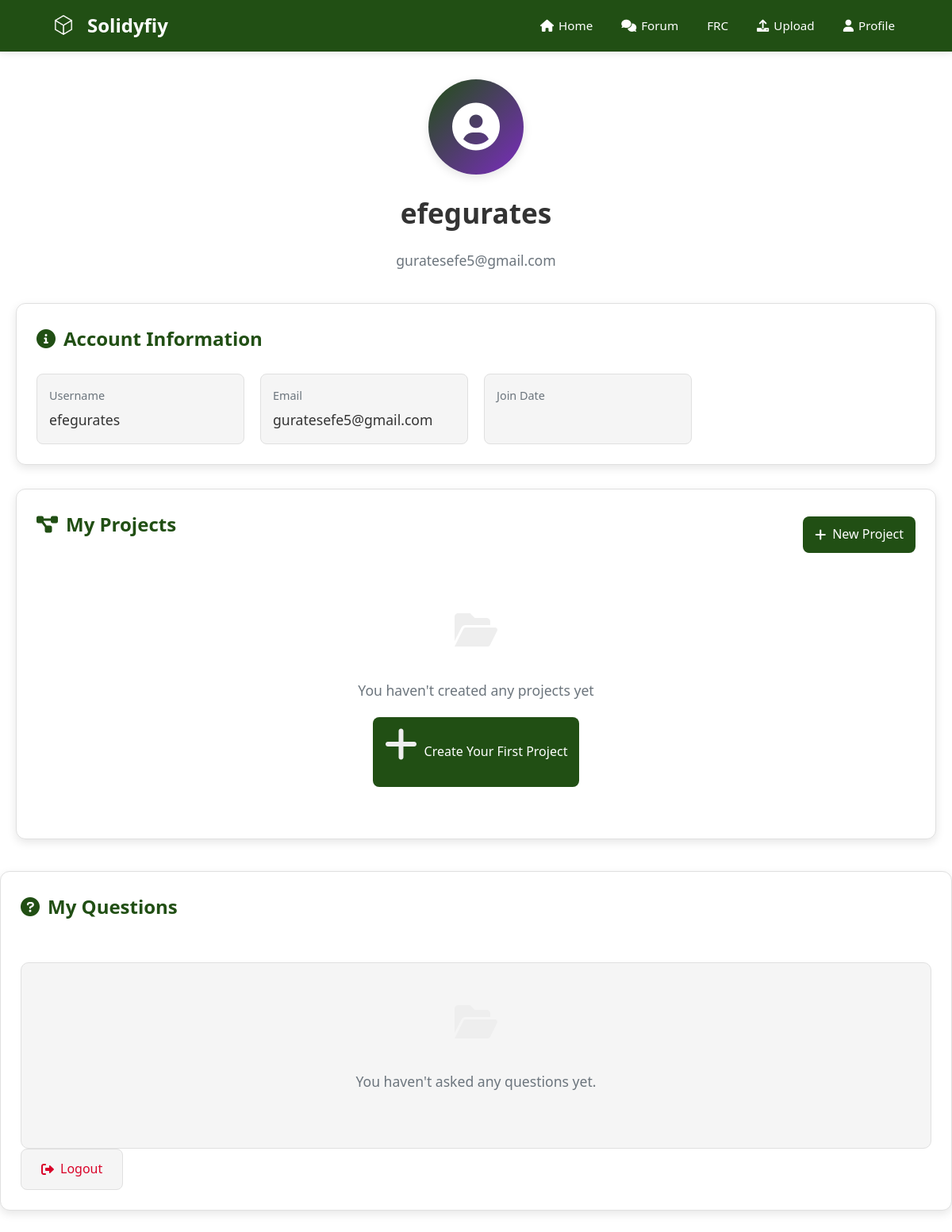
The app's page /profile (signed in), older data.
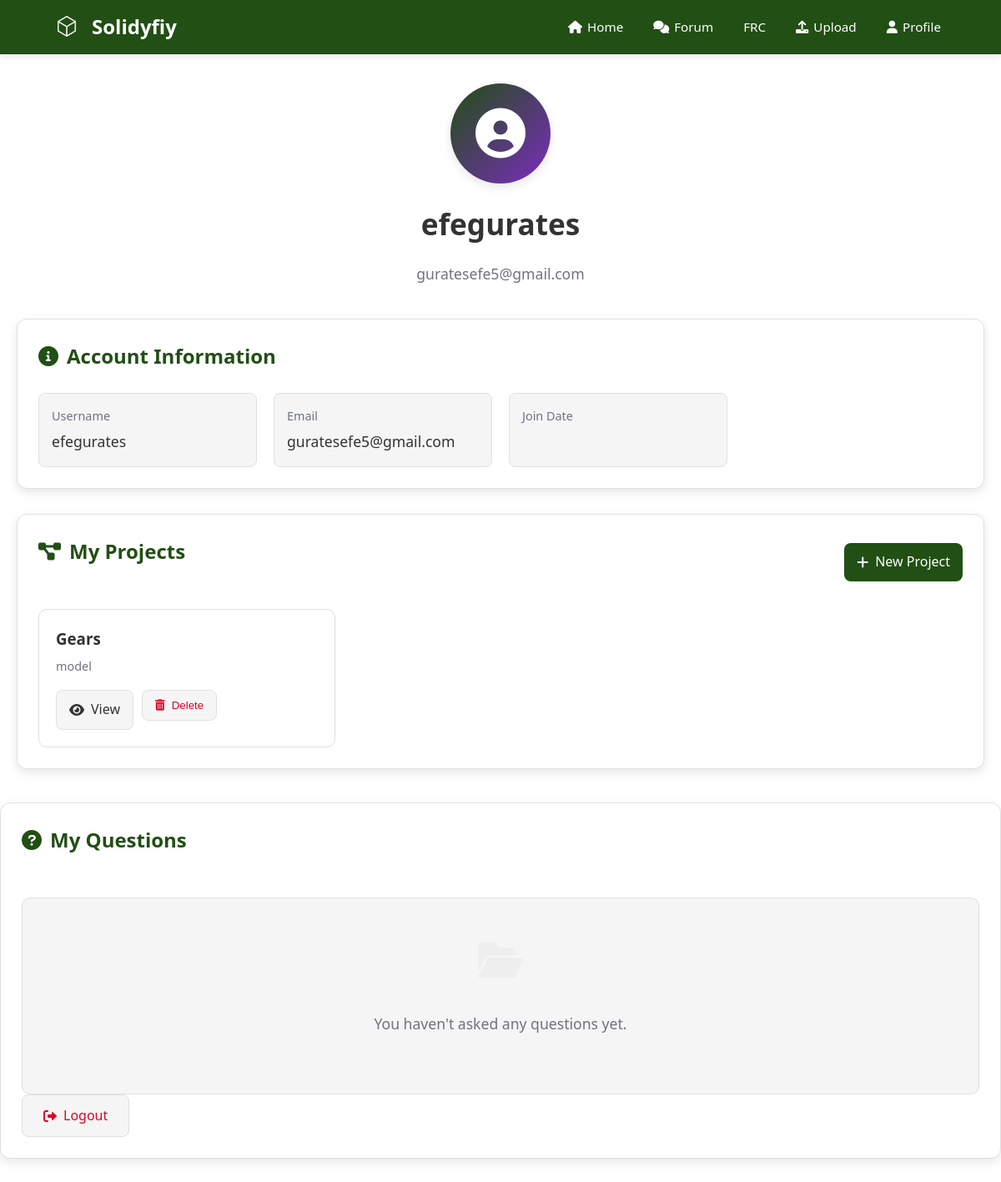
The same page, newer data.
### my_flask_app/models.py (models this page shows)
class User(db.Model):
    id = db.Column(db.Integer, primary_key=True)
    username = db.Column(db.String(50), unique=True, nullable=False)
    email = db.Column(db.String(120), unique=True, nullable=False)
    password_hash = db.Column(db.String(128), nullable=False)
    role = db.Column(db.String(20), default='user')
    projects = db.relationship('Project', backref='user', lazy=True)
    forum_posts = db.relationship('ForumPost', backref='user', lazy=True)
    forum_replies = db.relationship('ForumReply', backref='user', lazy=True)

class Project(db.Model):
    id = db.Column(db.Integer, primary_key=True)
    title = db.Column(db.String(120), nullable=False)
    description = db.Column(db.Text, nullable=False)
    cover_image = db.Column(db.String(255))
    user_id = db.Column(db.Integer, db.ForeignKey('user.id'), nullable=False)
    created_at = db.Column(db.DateTime, default=datetime.utcnow)
    models = db.relationship('Model', backref='project', lazy=True)
    models = db.relationship('Model', backref='project', cascade="all, delete-orphan")
    type = db.Column(db.String(50), nullable=False, default='Normal')

### my_flask_app/app.py (the view, shortened to what this page needs)
@app.route('/profile', methods=['GET', 'POST'])
def profile():
    if 'user' not in session:
        return redirect(url_for('login'))
    user = User.query.filter_by(email=session['user']).first()
    if not user:
        flash("Kullanıcı bulunamadı", "error")
        return redirect(url_for('index'))
    projects = Project.query.filter_by(user_id=user.id).all()
    models = []
    for project in projects:
        models.extend(project.models)
    posts = ForumPost.query.filter_by(user_id=user.id).order_by(desc(ForumPost.created_at)).all()
    return render_template('profile.html', user=user, projects=projects, models=models, posts=posts)

### my_flask_app/templates/profile.html (shortened to what this page needs)
<!DOCTYPE html>
<html lang="en">
<head>
    <link rel="stylesheet" href="{{ url_for('static', filename='profile.css') }}">
    <link rel="stylesheet" href="https://cdnjs.cloudflare.com/ajax/libs/font-awesome/6.0.0/css/all.min.css">
</head>
<body>
    <nav class="glass-nav">
        <div class="nav-brand">
            <img src="{{ url_for('static', filename='logo.png') }}" style="height: 40px; vertical-align: middle;"> Solidyfiy
        </div>
        <div class="nav-links">
            <a href="/"><i class="fas fa-home"></i> Home</a>
            <a href="/forum"><i class="fas fa-comments"></i> Forum</a>
            <a href="/frc">FRC</a>
            <a href="/upload"><i class="fas fa-upload"></i> Upload</a>
            <a href="/profile" class="active"><i class="fas fa-user"></i> Profile</a>
        </div>
    </nav>
    <div class="profile-wrapper">
        <div class="profile-header">
            <div class="avatar">
                <i class="fas fa-user-circle"></i>
            </div>
            <h1>{{ user.username }}</h1>
            <p class="user-email">{{ user.email }}</p>
        </div>
        <div class="profile-content">
            <section class="profile-card">
                <h2><i class="fas fa-info-circle"></i> Account Information</h2>
                <div class="info-grid">
                    <div class="info-item">
                        <span class="info-label">Username</span>
                        <span class="info-value">{{ user.username }}</span>
                    </div>
                    <div class="info-item">
                        <span class="info-label">Email</span>
                        <span class="info-value">{{ user.email }}</span>
                    </div>
                    <div class="info-item">
                        <span class="info-label">Join Date</span>
                    </div>
                </div>
            </section>
            <section class="profile-card projects-section">
                <div class="section-header">
                    <h2><i class="fas fa-project-diagram"></i> My Projects</h2>
                    <a href="/upload" class="btn btn-primary">
                        <i class="fas fa-plus"></i> New Project
                    </a>
                </div>
                {% if projects %}
                <div class="projects-grid">
                    {% for project in projects %}
                    <div class="project-card">
                        <div class="project-header">
                            <h3>{{ project.title }}</h3>
                            <span class="project-meta">{{ project.model_count }} model</span>
                        </div>
                        <div class="project-actions">
                            <a href="/project/{{ project.id }}" class="btn btn-view">
                                <i class="fas fa-eye"></i> View
                            </a>
                            <form action="{{ url_for('delete_project', project_id=project.id) }}" method="POST">
                                <button type="submit" class="btn btn-delete" onclick="return confirm('Are you sure you want to delete this project?');">
                                    <i class="fas fa-trash-alt"></i> Delete
                                </button>
                            </form>
                        </div>
                    </div>
                    {% endfor %}
                </div>
                {% else %}
                <div class="empty-state">
                    <i class="fas fa-folder-open"></i>
                    <p>You haven't created any projects yet</p>
                    <a href="/upload" class="btn btn-primary">
                        <i class="fas fa-plus"></i> Create Your First Project
                    </a>
                </div>
                {% endif %}
            </section>
        </div>
    </div>
    <section class="profile-card questions-section">
        <div class="section-header">
            <h2><i class="fas fa-question-circle"></i> My Questions</h2>
        </div>
        <div class="questions-list">
            {% if posts %}
                {% for post in posts %}
                    <div class="question-item">
                        <h3>{{ post.title }}</h3>
                        <p>{{ post.content[:100] }}...</p>
                        <a href="{{ url_for('view_forum_post', post_id=post.id) }}" class="btn btn-view">
                            View
                        </a>
                    </div>
                {% endfor %}
            {% else %}
                <div class="empty-state">
                    <i class="fas fa-folder-open"></i>
                    <p>You haven't asked any questions yet.</p>
                </div>
            {% endif %}
        </div>
        <div class="profile-footer">
            <a href="/logout" class="btn btn-logout">
                <i class="fas fa-sign-out-alt"></i> Logout
            </a>
        </div>
    </section>
</body>
</html>

### my_flask_app/static/profile.css (style rules this page uses)
:root { --primary-color: rgb(33, 79, 20); --primary-light: rgba(33, 79, 20, 0.8); --primary-dark: rgb(25, 60, 15); --light-color: #f5f5f5; --dark-color: #333333; --gray-color: #6c757d; --card-shadow: 0 4px 12px rgba(0,0,0,0.1); --bg-color: #ffffff; --nav-bg: rgb(33, 79, 20); --search-bg: #eeeeee; --card-bg: #ffffff; --accent-color: #7b2cbf; --danger-color: #d90429; --border-color: #e0e0e0; --transition: all 0.3s ease; }
body { font-family: 'Segoe UI', Tahoma, Geneva, Verdana, sans-serif; margin: 0; padding: 0; background-color: var(--bg-color); color: var(--dark-color); line-height: 1.6; }
.glass-nav { background: var(--nav-bg); backdrop-filter: blur(8px); box-shadow: 0 2px 10px rgba(0,0,0,0.1); padding: 12px 5%; display: flex; justify-content: space-between; align-items: center; position: fixed; top: 0; left: 0; width: 100%; z-index: 1000; box-sizing: border-box; border-bottom: 1px solid rgba(0,0,0,0.1); }
.nav-brand { font-weight: 700; font-size: 1.5rem; color: white; display: flex; align-items: center; gap: 10px; }
.nav-links { display: flex; gap: 12px; }
.nav-links a { color: white; text-decoration: none; font-weight: 500; font-size: 0.95rem; padding: 8px 12px; border-radius: 6px; transition: var(--transition); display: flex; align-items: center; gap: 6px; }
.profile-wrapper { max-width: 1200px; margin: 100px auto 40px; padding: 0 20px; }
.profile-header { text-align: center; margin-bottom: 40px; }
.avatar { width: 120px; height: 120px; margin: 0 auto 20px; background: linear-gradient(135deg, var(--primary-color), var(--accent-color)); border-radius: 50%; display: flex; align-items: center; justify-content: center; color: white; font-size: 60px; box-shadow: var(--card-shadow); }
.profile-header h1 { font-size: 2.2rem; margin: 10px 0; color: var(--dark-color); }
.user-email { color: var(--gray-color); font-size: 1.1rem; }
.profile-card { background: var(--card-bg); border-radius: 12px; padding: 25px; margin-bottom: 30px; box-shadow: var(--card-shadow); border: 1px solid var(--border-color); }
.profile-card h2 { margin-top: 0; margin-bottom: 25px; color: var(--primary-color); display: flex; align-items: center; gap: 10px; }
.info-grid { display: grid; grid-template-columns: repeat(auto-fill, minmax(250px, 1fr)); gap: 20px; }
.info-item { background: var(--light-color); padding: 15px; border-radius: 8px; border: 1px solid var(--border-color); }
.info-label { display: block; font-size: 0.9rem; color: var(--gray-color); margin-bottom: 5px; }
.info-value { font-size: 1.1rem; font-weight: 500; color: var(--dark-color); }
.section-header { display: flex; justify-content: space-between; align-items: center; margin-bottom: 25px; }
.projects-grid { display: grid; grid-template-columns: repeat(auto-fill, minmax(300px, 1fr)); gap: 20px; }
.project-card { background: var(--card-bg); border: 1px solid var(--border-color); border-radius: 10px; padding: 20px; transition: var(--transition); }
.project-header h3 { margin: 0 0 5px; color: var(--dark-color); }
.project-meta { font-size: 0.9rem; color: var(--gray-color); }
.project-actions { display: flex; gap: 10px; margin-top: 15px; }
.btn { padding: 10px 15px; border-radius: 8px; font-weight: 500; cursor: pointer; transition: var(--transition); display: inline-flex; align-items: center; gap: 8px; border: none; text-decoration: none; }
.btn-primary { background: var(--primary-color); color: white; }
.btn-view { background: var(--light-color); color: var(--dark-color); border: 1px solid var(--border-color); }
.btn-delete { background: var(--light-color); color: var(--danger-color); border: 1px solid var(--border-color); }
.btn-logout { background: var(--light-color); color: var(--danger-color); padding: 12px 25px; font-size: 1rem; border: 1px solid var(--border-color); }
.empty-state { text-align: center; padding: 40px 20px; color: var(--gray-color); }
.empty-state i { font-size: 3rem; margin-bottom: 20px; color: var(--search-bg); }
.empty-state p { margin-bottom: 20px; font-size: 1.1rem; }
.questions-list { max-height: 400px; overflow-y: auto; padding: 10px; background: var(--light-color); border-radius: 10px; border: 1px solid var(--border-color); }

Row changes from the older to the newer data that the page shows:
added Project: title "Gears"
Text that changed along with them:
text no longer shown: "You haven't created any projects yet Create Your First Project"
